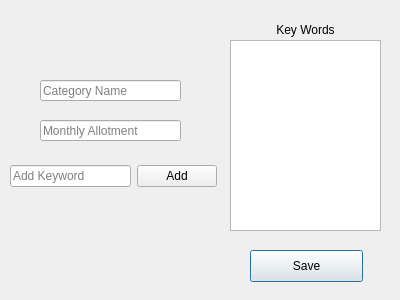
<?xml version="1.0" encoding="UTF-8"?>
<ui version="4.0">
 <class>Dialog</class>
 <widget class="QDialog" name="Dialog">
  <property name="geometry">
   <rect>
    <x>0</x>
    <y>0</y>
    <width>400</width>
    <height>300</height>
   </rect>
  </property>
  <property name="windowTitle">
   <string>Dialog</string>
  </property>
  <widget class="QLineEdit" name="newCategoryName">
   <property name="geometry">
    <rect>
     <x>40</x>
     <y>80</y>
     <width>141</width>
     <height>21</height>
    </rect>
   </property>
   <property name="text">
    <string/>
   </property>
   <property name="echoMode">
    <enum>QLineEdit::Normal</enum>
   </property>
   <property name="placeholderText">
    <string>Category Name</string>
   </property>
  </widget>
  <widget class="QLineEdit" name="newCategoryAllotment">
   <property name="geometry">
    <rect>
     <x>40</x>
     <y>120</y>
     <width>141</width>
     <height>21</height>
    </rect>
   </property>
   <property name="text">
    <string/>
   </property>
   <property name="placeholderText">
    <string>Monthly Allotment</string>
   </property>
  </widget>
  <widget class="QLabel" name="keywordsLabel">
   <property name="geometry">
    <rect>
     <x>260</x>
     <y>20</y>
     <width>91</width>
     <height>20</height>
    </rect>
   </property>
   <property name="text">
    <string>Key Words</string>
   </property>
   <property name="alignment">
    <set>Qt::AlignCenter</set>
   </property>
  </widget>
  <widget class="QListWidget" name="newCategoryKeywords">
   <property name="geometry">
    <rect>
     <x>230</x>
     <y>40</y>
     <width>151</width>
     <height>191</height>
    </rect>
   </property>
  </widget>
  <widget class="QPushButton" name="saveCategoryInfo">
   <property name="geometry">
    <rect>
     <x>250</x>
     <y>250</y>
     <width>113</width>
     <height>32</height>
    </rect>
   </property>
   <property name="text">
    <string>Save</string>
   </property>
  </widget>
  <widget class="QWidget" name="">
   <property name="geometry">
    <rect>
     <x>10</x>
     <y>160</y>
     <width>207</width>
     <height>33</height>
    </rect>
   </property>
   <layout class="QHBoxLayout" name="horizontalLayout">
    <item>
     <widget class="QLineEdit" name="newCategoryKeywordField">
      <property name="text">
       <string/>
      </property>
      <property name="placeholderText">
       <string>Add Keyword</string>
      </property>
     </widget>
    </item>
    <item>
     <widget class="QPushButton" name="addNewCategoryKeyword">
      <property name="text">
       <string>Add</string>
      </property>
     </widget>
    </item>
   </layout>
  </widget>
 </widget>
 <resources/>
 <connections/>
</ui>
